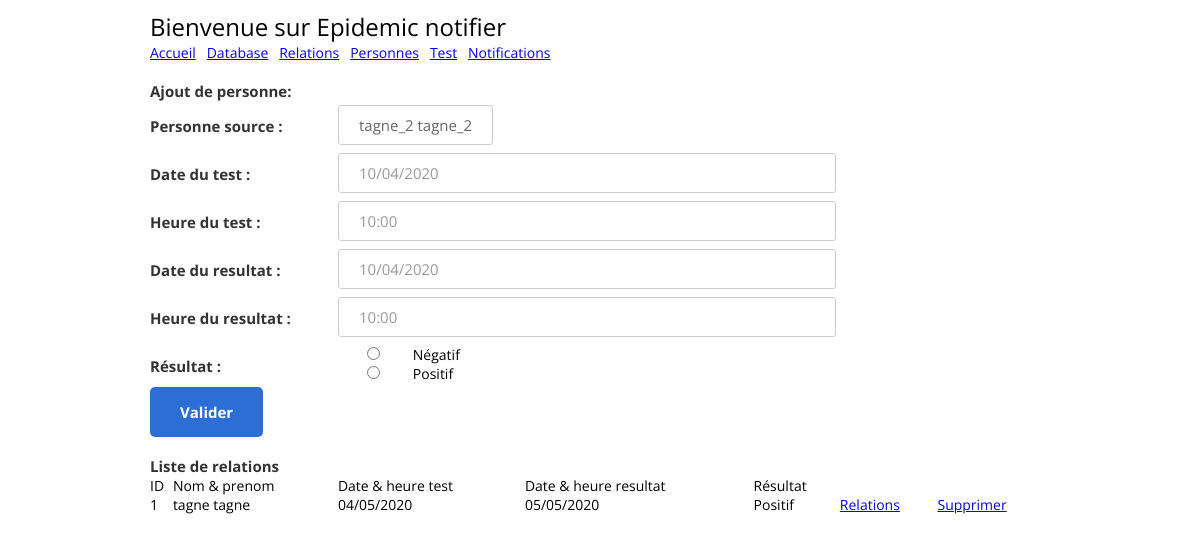
Page /tests?personne=2 on the committed database.
### tables this page shows
CREATE TABLE personnes (
            id integer PRIMARY KEY,    
            nom text,
            prenom text,
            date_naiss text,
            num_telephone text,
            email text,
            UNIQUE (nom, prenom, date_naiss)
            );

CREATE TABLE tests (
            id integer PRIMARY KEY,    
            personne_id integer,
            date_test string,
            heure_test string,
            date_resultat string,
            heure_resultat string,
            resultat int
            );

### app.py (the view)
@app.route("/tests", methods=["GET"])
def home_test():
    personne_id = request.args.get("personne")
    personne = Personne().get_one(personne_id) if personne_id is not None else None
    tests = Test().get_all()
    return render_template("test.html", personne=personne, tests=tests)

### treatment/db/personne.py (called while the page is built)
    def get_one(self, id_):
        self.cur.execute("SELECT  * FROM personnes WHERE id=? ORDER BY id ASC", str(id_))
        row = self.cur.fetchone()
        if (row != None):
            return RPersonne(str(row[0]), row[1], row[2], row[3], row[4], row[5])
        return None

### treatment/db/test.py (called while the page is built, shortened)
    def get_all(self, resultat=None):
        if resultat is None:
            r = ("SELECT t.id, p.id, p.nom, p.prenom, t.date_test, t.heure_test, t.date_resultat, t.heure_resultat, t.resultat "
                "FROM tests t "
                "JOIN personnes p ON p.id = t.personne_id "
                "ORDER BY t.id ASC")
            self.cur.execute(r)
        rows = self.cur.fetchall()
        return [RTest(row[0], row[1], row[2], row[3], row[4], row[5], row[6], row[7], str(row[8])) for row in rows]

### templates/test.html (shortened to what this page needs)
<!DOCTYPE html>
<html>
  <head>
    {% include 'inc/header.html' %}
  </head>
  <body>
    <div class="page-wrapper bg-dark p-t-100 p-b-50">
      <div class="wrapper wrapper--w900">
        <form action="/tests" method="POST" onsubmit="return validate_form_test();">
          <div class="card card-6">
            <div class="card-heading">
              {% include 'inc/header_menu.html' %}
            </div>
            {% if personne %}
              <div class="card-body">
                <div class="label-row">Ajout de personne: </div>
                <div class="form-row">
                  <div class="name">Personne source : </div>
                  <div  class="input--style-6">{{ personne.nom + ' '+ personne.prenom }}
                  </div>
                </div>
                <div class="form-row">
                  <div class="name">Date du test : </div>
                  <div class="value">
                    <input class="input--style-6" type="text" id="date_test" name="date_test" value="" placeholder="10/04/2020" autocomplete="false"/>
                  </div>
                </div>
                <div class="form-row">
                  <div class="name">Heure du test : </div>
                  <div class="value">
                    <input class="input--style-6" type="text" id="heure_test" name="heure_test" value="" placeholder="10:00" autocomplete="false"/>
                  </div>
                </div>
                <div class="form-row">
                  <div class="name">Date du resultat : </div>
                  <div class="value">
                    <input class="input--style-6" type="text" id="date_resultat" name="date_resultat" value="" placeholder="10/04/2020" autocomplete="false"/>
                  </div>
                </div>
                <div class="form-row">
                  <div class="name">Heure du resultat : </div>
                  <div class="value">
                    <input class="input--style-6" type="text" id="heure_resultat" name="heure_resultat" value="" placeholder="10:00" autocomplete="false"/>
                  </div>
                </div>
                <div class="form-row">
                  <div class="name">Résultat : </div>
                  <div class="value">
                    <input style="width:10%;" type="radio" id="resultat" name="resultat" value="0"> Négatif <br/>
                    <input style="width:10%;" type="radio" id="resultat" name="resultat" value="1"> Positif
                  </div>
                </div>
              </div>
              {% endif %}
          </div>
          {% if personne %}
          <div class="card-footer">
            <button class="btn btn--radius-2 btn--blue-2" id="btnvalid_test" value="Valider" type="submit">Valider</button>
          </div>
          {% endif %}
        </form>
        <br/>
        <div class="card card-6">
          <div class="card-body">
            <div class="label-row">Liste de relations</div>
            <table width="100%">
              <thead>
                <td>ID</td>
                <td>Nom & prenom</td>
                <td>Date & heure test</td>
                <td>Date & heure resultat</td>
                <td>Résultat</td>
                <td></td>
                <td></td>
              </thead>
              <tbody>
                {% if tests %}
                  {% for r in tests %}
                    <tr>
                      <td>{{ r.id }}</td>
                      <td>{{ r.p_nom + ' ' + r.p_prenom }}</td>
                      <td>{{ r.date_test + ' ' + r.heure_test }}</td>
                      <td>{{ r.date_resultat + ' ' + r.heure_resultat }}</td>
                      <td>
                        {% if r.date_resultat %}
                          {% if r.resultat == '1' %} Positif
                          {% else %} Négatif
                          {% endif %}
                        {% endif %}
                      </td>
                      <td><a href="crp?personne={{ r.id }}">Relations</a></td>
                      <td><a href="javascript:;" onclick="javascript:confirm_delete('tests/delete/{{ r.id }}');">Supprimer</a></td>
                    </tr>
                  {% endfor %}
                {% else %}
                  <tr><td colspan="8">No result!</td></tr>
                {% endif %}
              </tbody>
            </table>
          </div>
        </div>
      </div>
    </div>
  </body>
</html>

### static/css/main.css (style rules this page uses)
.label-row { color: #333; font-size: 15px; font-weight: 700; }
.form-row { display: -webkit-box; display: -webkit-flex; display: -moz-box; display: -ms-flexbox; display: flex; -webkit-flex-wrap: wrap; -ms-flex-wrap: wrap; flex-wrap: wrap; -webkit-box-align: start; -webkit-align-items: flex-start; -moz-box-align: start; -ms-flex-align: start; align-items: flex-start; padding: 4px 0px; }
.form-row .name { width: 188px; color: #333; font-size: 15px; font-weight: 700; margin-top: 11px; }
.form-row .value { width: -webkit-calc(100% - 188px); width: -moz-calc(100% - 188px); width: calc(100% - 188px); }
html { -webkit-box-sizing: border-box; -moz-box-sizing: border-box; box-sizing: border-box; }
* { padding: 0; margin: 0; }
*, *:before, *:after { -webkit-box-sizing: inherit; -moz-box-sizing: inherit; box-sizing: inherit; }
body, h1, h2, h3, h4, h5, h6, blockquote, p, pre, dl, dd, ol, ul, figure, hr, fieldset, legend { margin: 0; padding: 0; }
table { border-collapse: collapse; border-spacing: 0; }
button { outline: none; background: none; border: none; }
.page-wrapper { min-height: 100vh; }
body { font-family: "Open Sans", "Arial", "Helvetica Neue", sans-serif; font-weight: 400; font-size: 14px; }
.p-t-100 { padding-top: 10px; }
.p-b-50 { padding-bottom: 50px; }
.wrapper { margin: 0 auto; }
.wrapper--w900 { max-width: 900px; }
.btn { display: inline-block; line-height: 50px; padding: 0 30px; -webkit-transition: all 0.4s ease; -o-transition: all 0.4s ease; -moz-transition: all 0.4s ease; transition: all 0.4s ease; cursor: pointer; font-size: 15px; text-transform: capitalize; font-weight: 700; color: #fff; font-family: inherit; }
.btn--radius-2 { -webkit-border-radius: 5px; -moz-border-radius: 5px; border-radius: 5px; }
.btn--blue-2 { background: #2c6ed5; }
input, textarea { outline: none; margin: 0; border: none; -webkit-box-shadow: none; -moz-box-shadow: none; box-shadow: none; width: 70%; font-size: 14px; font-family: inherit; }
.input--style-6, .textarea--style-6 { background: transparent; line-height: 38px; border: 1px solid #cccccc; -webkit-border-radius: 3px; -moz-border-radius: 3px; border-radius: 3px; color: #666; font-size: 15px; -webkit-transition: all 0.4s ease; -o-transition: all 0.4s ease; -moz-transition: all 0.4s ease; transition: all 0.4s ease; padding: 0 20px; }
.card { -webkit-border-radius: 3px; -moz-border-radius: 3px; border-radius: 3px; background: #fff; }
.card-6 { background: transparent; }
.card-6 .card-heading { background: transparent; }
.card-6 .card-body { background: #fff; position: relative; border-bottom: none; padding-bottom: 0; -webkit-border-top-left-radius: 3px; -moz-border-radius-topleft: 3px; border-top-left-radius: 3px; -webkit-border-top-right-radius: 3px; -moz-border-radius-topright: 3px; border-top-right-radius: 3px; }
.card-6 .card-body:before { bottom: 100%; left: 75px; border: solid transparent; content: ""; height: 0; width: 0; position: absolute; pointer-events: none; border-color: rgba(255, 255, 255, 0); border-bottom-color: #fff; border-width: 10px; }

### rows in the picture
personnes: nom+prenom "tagne_2 tagne_2"
tests: id "1", prenom "tagne tagne", date_test+heure_test "04/05/2020", date_resultat+heure_resultat "05/05/2020", resultat "Positif"
